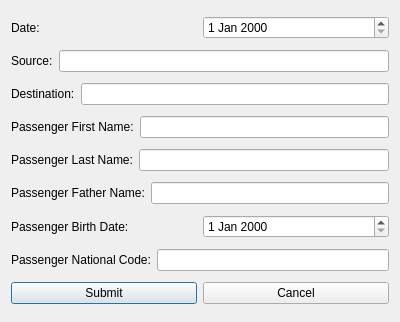
<?xml version="1.0" encoding="UTF-8"?>
<ui version="4.0">
 <class>AddTicket</class>
 <widget class="QDialog" name="AddTicket">
  <property name="geometry">
   <rect>
    <x>0</x>
    <y>0</y>
    <width>400</width>
    <height>322</height>
   </rect>
  </property>
  <property name="windowTitle">
   <string>Dialog</string>
  </property>
  <layout class="QVBoxLayout" name="verticalLayout">
   <item>
    <layout class="QHBoxLayout" name="horizontalLayout">
     <item>
      <widget class="QLabel" name="lblDate">
       <property name="text">
        <string>Date:</string>
       </property>
      </widget>
     </item>
     <item>
      <widget class="QDateEdit" name="dtDate"/>
     </item>
    </layout>
   </item>
   <item>
    <layout class="QHBoxLayout" name="horizontalLayout_2">
     <item>
      <widget class="QLabel" name="lblSource">
       <property name="text">
        <string>Source:</string>
       </property>
      </widget>
     </item>
     <item>
      <widget class="QLineEdit" name="txtSource"/>
     </item>
    </layout>
   </item>
   <item>
    <layout class="QHBoxLayout" name="horizontalLayout_3">
     <item>
      <widget class="QLabel" name="lblDest">
       <property name="text">
        <string>Destination:</string>
       </property>
      </widget>
     </item>
     <item>
      <widget class="QLineEdit" name="txtDest"/>
     </item>
    </layout>
   </item>
   <item>
    <layout class="QHBoxLayout" name="horizontalLayout_4">
     <item>
      <widget class="QLabel" name="lblPassName">
       <property name="text">
        <string>Passenger First Name:</string>
       </property>
      </widget>
     </item>
     <item>
      <widget class="QLineEdit" name="txtFName"/>
     </item>
    </layout>
   </item>
   <item>
    <layout class="QHBoxLayout" name="horizontalLayout_5">
     <item>
      <widget class="QLabel" name="lblPassFamily">
       <property name="text">
        <string>Passenger Last Name:</string>
       </property>
      </widget>
     </item>
     <item>
      <widget class="QLineEdit" name="txtLName"/>
     </item>
    </layout>
   </item>
   <item>
    <layout class="QHBoxLayout" name="horizontalLayout_8">
     <item>
      <widget class="QLabel" name="lblPassFatherName">
       <property name="text">
        <string>Passenger Father Name:</string>
       </property>
      </widget>
     </item>
     <item>
      <widget class="QLineEdit" name="txtPassFatherName"/>
     </item>
    </layout>
   </item>
   <item>
    <layout class="QHBoxLayout" name="horizontalLayout_9">
     <item>
      <widget class="QLabel" name="lblPassBirthDate">
       <property name="text">
        <string>Passenger Birth Date:</string>
       </property>
      </widget>
     </item>
     <item>
      <widget class="QDateEdit" name="dtBirthDate"/>
     </item>
    </layout>
   </item>
   <item>
    <layout class="QHBoxLayout" name="horizontalLayout_6">
     <item>
      <widget class="QLabel" name="lblPassNationalCode">
       <property name="text">
        <string>Passenger National Code:</string>
       </property>
      </widget>
     </item>
     <item>
      <widget class="QLineEdit" name="txtNationalCode"/>
     </item>
    </layout>
   </item>
   <item>
    <layout class="QHBoxLayout" name="horizontalLayout_7">
     <item>
      <widget class="QPushButton" name="btnSubmit">
       <property name="text">
        <string>Submit</string>
       </property>
      </widget>
     </item>
     <item>
      <widget class="QPushButton" name="btnCancel">
       <property name="text">
        <string>Cancel</string>
       </property>
      </widget>
     </item>
    </layout>
   </item>
  </layout>
 </widget>
 <resources/>
 <connections/>
</ui>
